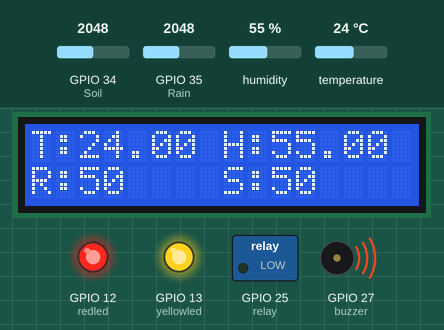
Recording of a sketch running on a simulated ESP32. Parts: 16×2 character LCD, switched loads named in the sketch (green lamp = pin HIGH), output pins drawn as LEDs (lit = HIGH), buzzer (waves = sounding, pin HIGH). The inputs (shaded band) are chosen by the test bench; at power-on: GPIO 34 (Soil) = 2048, GPIO 35 (Rain) = 2048, humidity 55 %, temperature 24 °C. WiFi joins after 1.5 s; servers stay silent unless stated; what the sketch prints to the serial monitor is not drawn.

Above: at 7.0 s.
7.1 s: GPIO 34 (Soil) set to 2429
At 8.3 s:
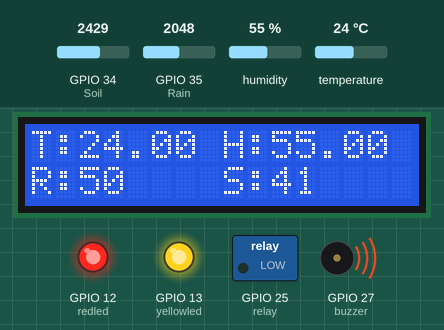
9.0 s: GPIO 34 (Soil) set to 2561
At 9.7 s:
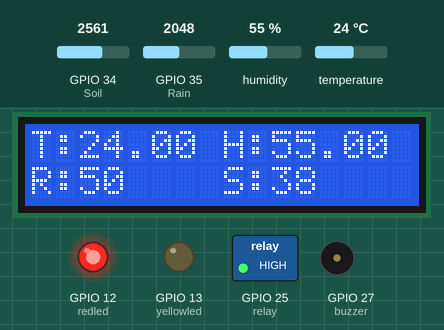
10.6 s: GPIO 35 (Rain) set to 3247
At 11.1 s:
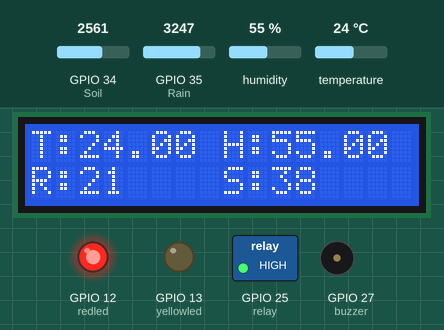
12.2 s: GPIO 35 (Rain) set to 3385
At 13.5 s:
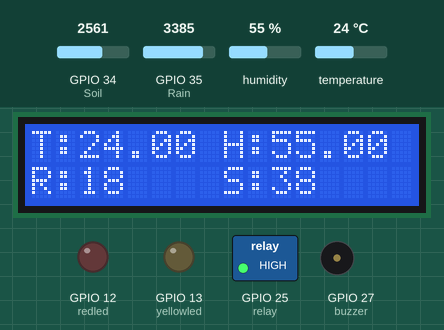
13.8 s: GPIO 34 (Soil) set to 1228
At 15.1 s:
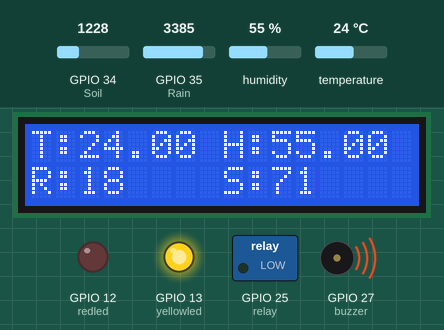
15.4 s: humidity set to 22 %
At 17.9 s:
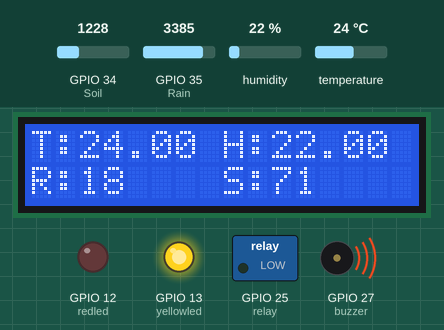
Timing chart, 0 to 19.0 s (numbered marks = the images above; inputs shaded):
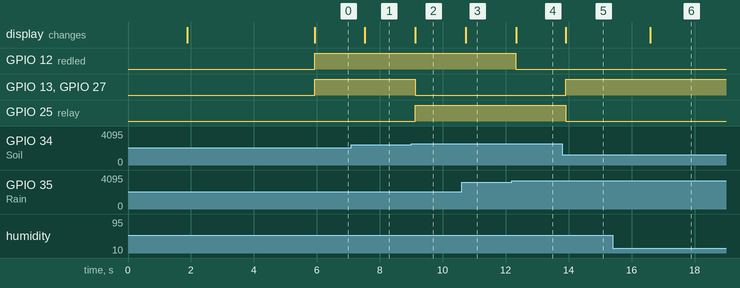

Measured:
- the behaviour switches between 2497 and 2498 on GPIO 34 (Soil) (found by bisection; images 1 and 2)
- the behaviour switches between 3316 and 3317 on GPIO 35 (Rain) (found by bisection; images 3 and 4)
- after the input at 7.1 s, the display: changes after 0.42 s (image 1)
- after the input at 9.0 s, GPIO 13 (yellowled), GPIO 27 (buzzer): HIGH → LOW after 0.12 s; GPIO 25 (relay): LOW → HIGH after 0.12 s; the display: changes after 0.12 s (image 2)
- after the input at 10.6 s, the display: changes after 0.12 s (image 3)
- after the input at 12.2 s, GPIO 12 (redled): HIGH → LOW after 0.12 s; the display: changes after 0.13 s (image 4)
- after the input at 13.8 s, GPIO 13 (yellowled), GPIO 27 (buzzer): LOW → HIGH after 0.11 s; GPIO 25 (relay): HIGH → LOW after 0.11 s; the display: changes after 0.11 s (image 5)
- after the input at 15.4 s, the display: changes after 1.2 s (image 6)

The sketch:

code.ino
```cpp
//Prateek
//www.justdoelectronics.com

#include <LiquidCrystal_I2C.h>
#include <Wire.h>
#include <WiFiClient.h>
#include <BlynkSimpleEsp32.h>
#include <DHT.h>

#define TH 14
#define Rain 35
#define Soil 34
#define redled 12
#define yellowled 13
#define buzzer 27
#define relay 25

LiquidCrystal_I2C lcd(0x27, 16, 2);

DHT dht(TH, DHT11);
BlynkTimer timer;

char auth[] = "94NxhMmZjXcITURaB1DGgI6_AsWk0Bj";
char ssid[] = "justdoelectronics";
char pass[] = "123456789@#";

void setup() {

  Serial.begin(115200);
  Blynk.begin(auth, ssid, pass, "blynk.cloud", 80);
  dht.begin();
  lcd.init();
  lcd.backlight();
  pinMode(Rain, INPUT);
  pinMode(Soil, INPUT);
  pinMode(buzzer, OUTPUT);
  pinMode(redled, OUTPUT);
  pinMode(yellowled, OUTPUT);
  pinMode(relay, OUTPUT);

  lcd.setCursor(0, 0);
  lcd.print("System");
  lcd.setCursor(4, 1);
  lcd.print("Loading..");
  delay(4000);
  lcd.clear();
}

void DHT11sensor() {
  float h = dht.readHumidity();
  float t = dht.readTemperature();

  if (isnan(h) || isnan(t)) {
    Serial.println("Failed to read from DHT sensor!");
    return;
  }
  Blynk.virtualWrite(V0, t);
  Blynk.virtualWrite(V1, h);

  lcd.setCursor(0, 0);
  lcd.print("T:");
  lcd.print(t);

  lcd.setCursor(8, 0);
  lcd.print("H:");
  lcd.print(h);
}

//Get the rain sensor values
void rainSensor() {
  int Rvalue = analogRead(Rain);
  Rvalue = map(Rvalue, 0, 4095, 0, 100);
  Rvalue = (Rvalue - 100) * -1;
  Blynk.virtualWrite(V4, Rvalue);

  lcd.setCursor(0, 1);
  lcd.print("R:");
  lcd.print(Rvalue);
  lcd.print(" ");
  Serial.println(Rvalue);

  if (Rvalue >= 20) {
    digitalWrite(redled, HIGH);
    digitalWrite(buzzer, HIGH);
    WidgetLED LED1(V3);
    LED1.on();
  } else {
    digitalWrite(redled, LOW);
    digitalWrite(buzzer, LOW);
    WidgetLED LED1(V3);
    LED1.off();
  }
}

void soilSensor() {
  int Rvalue1 = analogRead(Soil);
  Rvalue1 = map(Rvalue1, 0, 4095, 0, 100);
  Rvalue1 = (Rvalue1 - 100) * -1;
  Blynk.virtualWrite(V2, Rvalue1);

  lcd.setCursor(8, 1);
  lcd.print("S:");
  lcd.print(Rvalue1);
  lcd.print(" ");
  Serial.println(Rvalue1);

  if (Rvalue1 >= 40) {
    digitalWrite(yellowled, HIGH);
    digitalWrite(buzzer, HIGH);
    digitalWrite(relay, LOW);

  } else {
    digitalWrite(yellowled, LOW);
    digitalWrite(buzzer, LOW);
    digitalWrite(relay, HIGH);
  }
}

void loop() {
  DHT11sensor();
  rainSensor();
  soilSensor();
  Blynk.run();
  delay(500);
}
```
